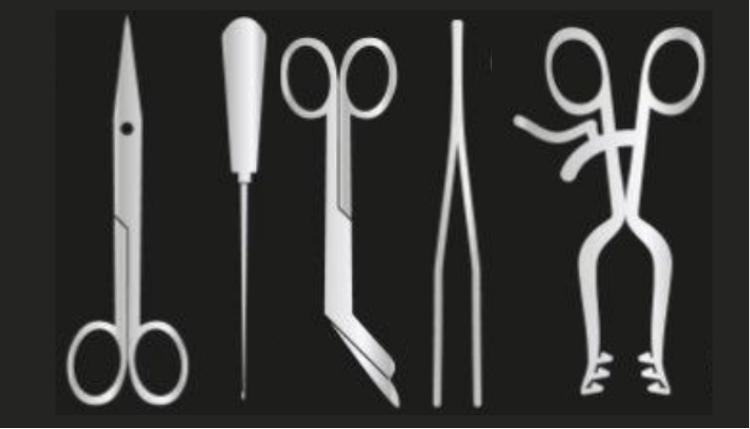
%> input picture 1.png, 750 x 429 px
$ octave --eval "result = labelObjectsAndCreateTable('1.png');"   (GNU Octave 9; MATLAB toolbox functions it lacks are replaced by stand-ins)
%> lines starting %> are read from the running program, lines starting %| are printed output that depends on the picture; in (x1, y1, x2, y2) boxes, pixels count from 0 and x2, y2 are one past the last pixel; in counts of white or black regions, pixels touching at a corner belong together; the program's own positions count from 1
function [labeledImg, propertiesTable] = labelObjectsAndCreateTable(imageFile)
%> called with imageFile = '1.png'
    % Load the image
    img = imread(imageFile);
%> img is the input picture: size 429x750x3 uint8; mean R, G, B 57.7, 57.7, 56.1

    % Convert to grayscale if the image is in color
    if size(img, 3) == 3
        img = rgb2gray(img);
%> img: size 429x750 uint8
    end

    % Apply thresholding to create a binary image
    threshold = graythresh(img);
%> threshold = 0.447
    binaryImage = imbinarize(img, threshold);
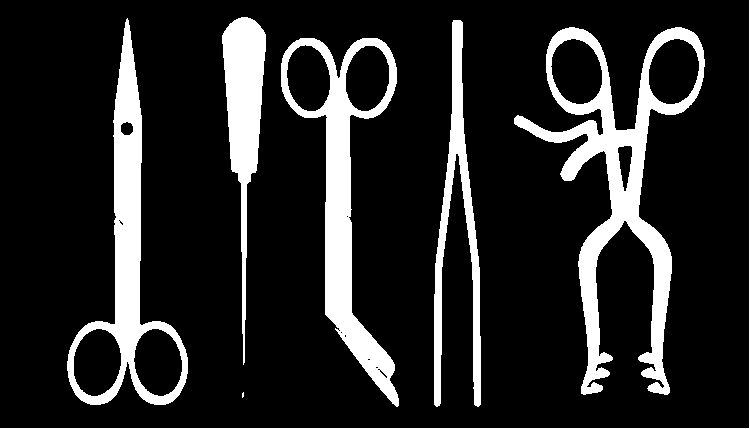
%> binaryImage: size 429x750 logical; 15.3% white; 7 white regions (1 under 20 px), largest, box (x1, y1, x2, y2) and area: (514, 27, 705, 395) 15346, (281, 38, 399, 407) 10745, (67, 18, 188, 405) 10242, (222, 17, 266, 365) 6246, (434, 20, 481, 407) 5410, (0, 0, 750, 429) 1178

    % Remove small objects
    binaryImage = bwareaopen(binaryImage, 50);
%> binaryImage: size 429x750 logical; 15.3% white; 6 white regions

    % Label connected components
    labeledImg = bwlabel(binaryImage);
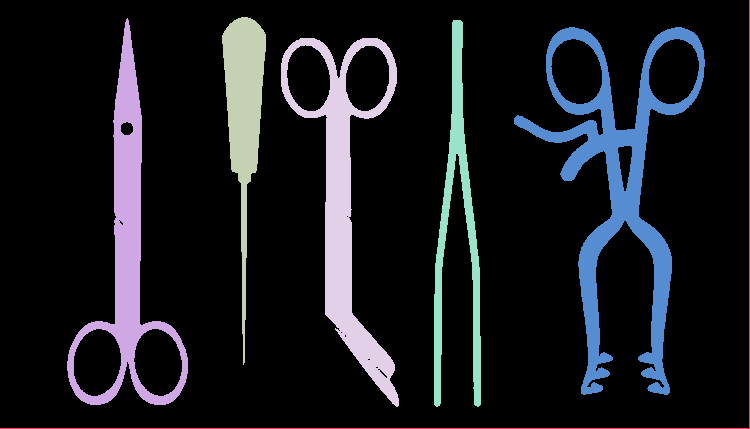
%> labeledImg: size 429x750 double; 7 distinct labels, from 0 to 6; one colour per label, 0 black

    % Use regionprops to measure properties of each object
    props = regionprops(labeledImg, 'Area', 'Perimeter', 'Centroid', 'BoundingBox');
%> props = 6 regions; largest, box (x1, y1, x2, y2), Area, Centroid and Perimeter: (514, 27, 705, 395) 15346 [619.1 191.9] 1979.3, (281, 38, 399, 407) 10745 [345.5 204.7] 994.1, (67, 18, 188, 405) 10242 [128.2 246.2] 986.7, (222, 17, 266, 365) 6246 [244.7 113.9] 720.9

    % Extract properties
    areas = [props.Area];
%> areas = [1178 10242 6246 10745 5410 15346]
    perimeters = [props.Perimeter];
%> perimeters = [2306.1 986.7 720.9 994.1 1285.1 1979.3]
    centroids = vertcat(props.Centroid); % Combine centroids into a matrix
%> centroids = [511.6 351.1; 128.2 246.2; 244.7 113.9; 345.5 204.7; 458 224.4; 619.1 191.9]
    boundingBoxes = vertcat(props.BoundingBox); % Combine bounding boxes into a matrix
%> boundingBoxes = [0.5 0.5 750 429; 67.5 18.5 121 387; 222.5 17.5 44 348; 281.5 38.5 118 369; 434.5 20.5 47 387; 514.5 27.5 191 368]

    % Remove the first object
    areas(1) = [];
    perimeters(1) = [];
    centroids(1, :) = [];
    boundingBoxes(1, :) = [];
    props(1) = []; % Remove the first element from the props array

    % Display the original image with bounding boxes
    imshow(img);
    hold on;

    % Loop through each object and draw bounding boxes
    for k = 1:length(props)
        % Draw the bounding box
        rectangle('Position', boundingBoxes(k, :), 'EdgeColor', 'r', 'LineWidth', 2);

        % Label the object with its index
        text(centroids(k, 1), centroids(k, 2), num2str(k), 'Color', 'yellow', 'FontSize', 12, 'FontWeight', 'bold', 'HorizontalAlignment', 'center');
    end
%> this loop made 5 passes

    hold off;

    % Create a table with the properties
    propertiesTable = table(boundingBoxes, areas', perimeters', centroids(:,1), centroids(:,2), ...
                            'VariableNames', {'BoundingBox', 'Area', 'Perimeter', 'CentroidX', 'CentroidY'});
%> propertiesTable = 5 regions; largest, box (x1, y1, x2, y2), Area, Perimeter, CentroidX and CentroidY: (514, 27, 705, 395) 15346 1979.3 619.1 191.9, (281, 38, 399, 407) 10745 994.1 345.5 204.7, (67, 18, 188, 405) 10242 986.7 128.2 246.2, (222, 17, 266, 365) 6246 720.9 244.7 113.9
%> `result = labelObjectsAndCreateTable('1.png');`:
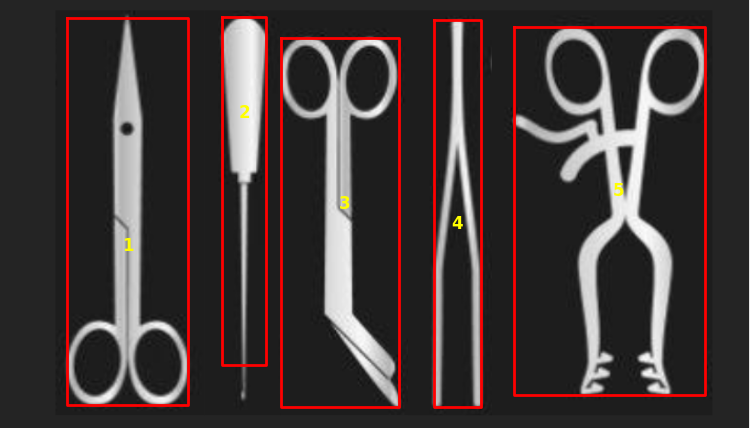
%> figure redrawn from the program's plot data
end

$ run again, on 10.png
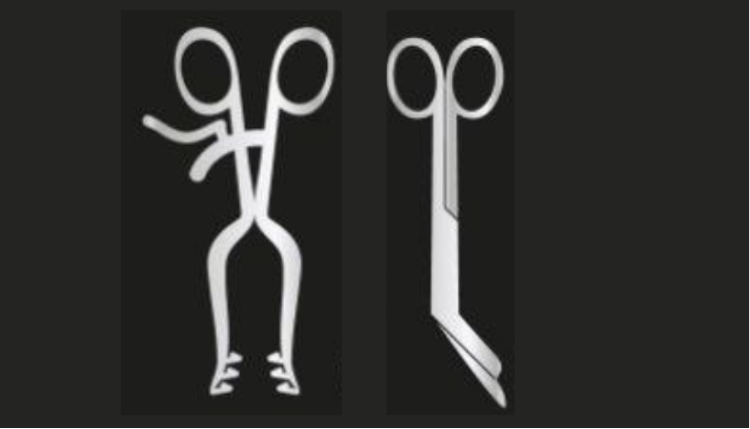
%> input picture 10.png, 750 x 429 px
%> in labelObjectsAndCreateTable, img is the input picture: size 429x750x3 uint8; mean R, G, B 48.5, 48.5, 46.7
%> img: size 429x750 uint8
%> threshold = 0.463
%> binaryImage: size 429x750 logical; 8.4% white; 3 white regions
%> in labelObjectsAndCreateTable, `labeledImg = bwlabel(binaryImage);`:
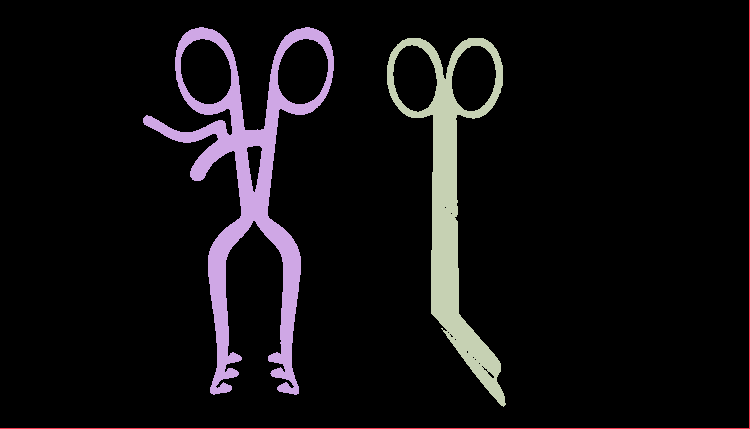
%> labeledImg: size 429x750 double; 4 distinct labels, from 0 to 3; one colour per label, 0 black
%> props = 3 regions; box (x1, y1, x2, y2), Area, Centroid and Perimeter: (143, 27, 334, 395) 15183 [248.2 191.8] 1981, (387, 38, 506, 407) 10664 [451.8 205.2] 1000.5, (0, 0, 750, 429) 1178 [511.6 351.1] 2306.1
%> areas = [1178 15183 10664]
%> perimeters = [2306.1 1981 1000.5]
%> centroids = [511.6 351.1; 248.2 191.8; 451.8 205.2]
%> boundingBoxes = [0.5 0.5 750 429; 143.5 27.5 191 368; 387.5 38.5 119 369]
%> the loop in labelObjectsAndCreateTable, `for k = 1:length(props)` made 2 passes
%> propertiesTable = 2 regions; box (x1, y1, x2, y2), Area, Perimeter, CentroidX and CentroidY: (143, 27, 334, 395) 15183 1981 248.2 191.8, (387, 38, 506, 407) 10664 1000.5 451.8 205.2
%> `result = labelObjectsAndCreateTable('1.png');`:
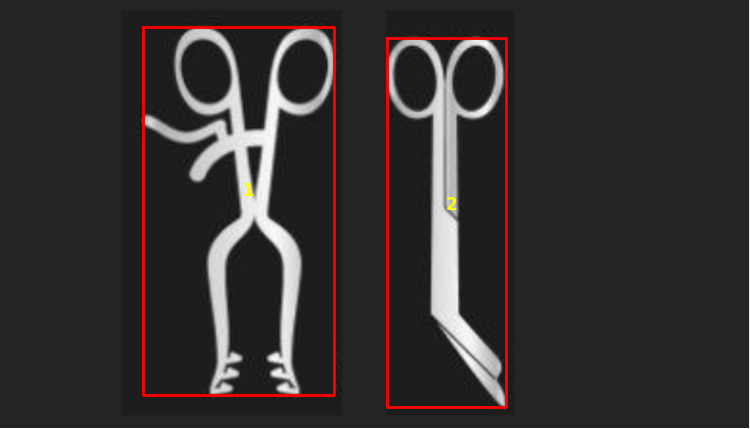
%> figure redrawn from the program's plot data

$ run again, on 2.png
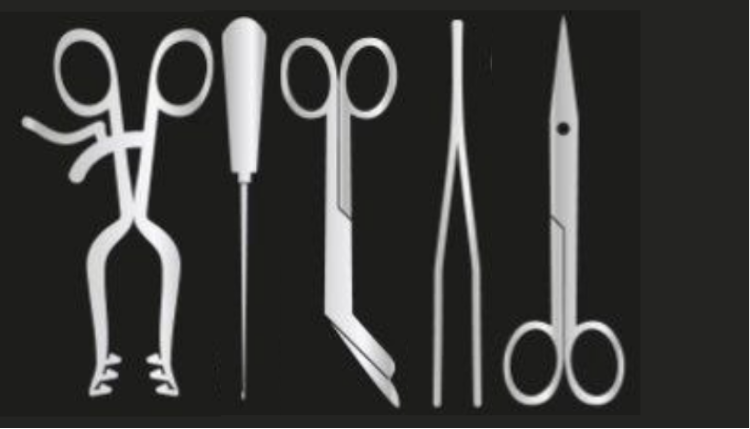
%> input picture 2.png, 750 x 429 px
%> in labelObjectsAndCreateTable, img is the input picture: size 429x750x3 uint8; mean R, G, B 57.9, 57.9, 56.2
%> img: size 429x750 uint8
%> threshold = 0.447
%> in labelObjectsAndCreateTable, `labeledImg = bwlabel(binaryImage);`:
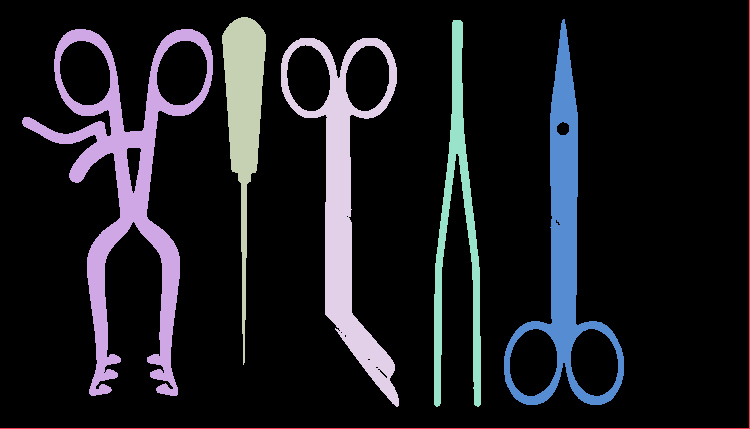
%> labeledImg: size 429x750 double; 7 distinct labels, from 0 to 6; one colour per label, 0 black
%> props = 6 regions; largest, box (x1, y1, x2, y2), Area, Centroid and Perimeter: (22, 29, 213, 396) 15361 [127.4 192.9] 1975.7, (281, 38, 399, 407) 10745 [345.5 204.7] 994.1, (504, 19, 624, 405) 10262 [564.5 246.1] 983.5, (222, 17, 266, 365) 6246 [244.7 113.9] 720.9
%> areas = [1178 15361 6246 10745 5410 10262]
%> perimeters = [2306.1 1975.7 720.9 994.1 1285.1 983.5]
%> centroids = [511.6 351.1; 127.4 192.9; 244.7 113.9; 345.5 204.7; 458 224.4; 564.5 246.1]
%> boundingBoxes = [0.5 0.5 750 429; 22.5 29.5 191 367; 222.5 17.5 44 348; 281.5 38.5 118 369; 434.5 20.5 47 387; 504.5 19.5 120 386]
%> the loop in labelObjectsAndCreateTable, `for k = 1:length(props)` made 5 passes
%> propertiesTable = 5 regions; largest, box (x1, y1, x2, y2), Area, Perimeter, CentroidX and CentroidY: (22, 29, 213, 396) 15361 1975.7 127.4 192.9, (281, 38, 399, 407) 10745 994.1 345.5 204.7, (504, 19, 624, 405) 10262 983.5 564.5 246.1, (222, 17, 266, 365) 6246 720.9 244.7 113.9
%> `result = labelObjectsAndCreateTable('1.png');`:
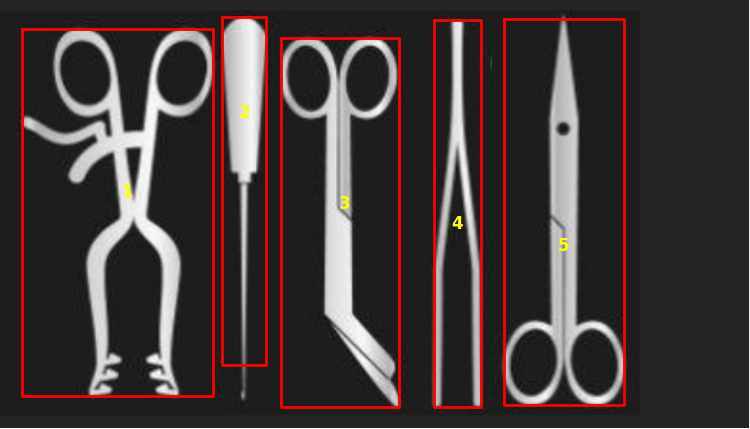
%> figure redrawn from the program's plot data

$ run again, on 3.png
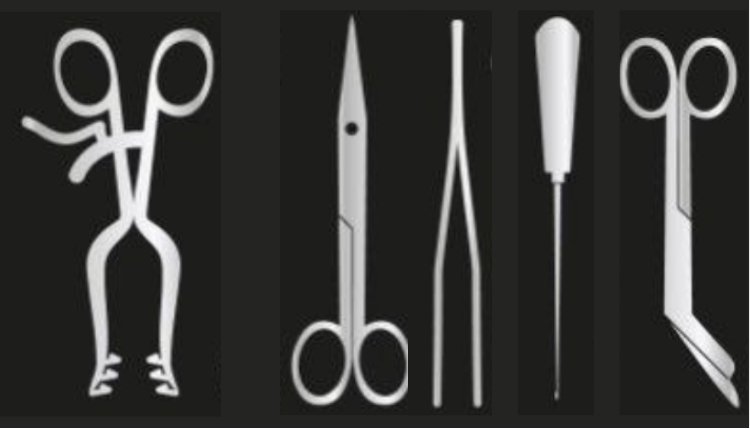
%> input picture 3.png, 750 x 429 px
%> in labelObjectsAndCreateTable, img is the input picture: size 429x750x3 uint8; mean R, G, B 57.8, 57.8, 56.2
%> img: size 429x750 uint8
%> threshold = 0.447
%> in labelObjectsAndCreateTable, `labeledImg = bwlabel(binaryImage);`:
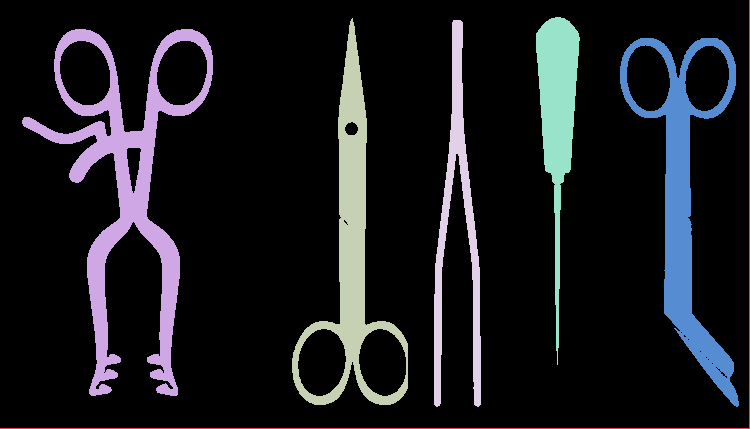
%> labeledImg: size 429x750 double; 7 distinct labels, from 0 to 6; one colour per label, 0 black
%> props = 6 regions; largest, box (x1, y1, x2, y2), Area, Centroid and Perimeter: (22, 29, 213, 396) 15361 [127.4 192.9] 1975.7, (620, 38, 739, 407) 10772 [685 204.9] 1001.3, (292, 18, 408, 405) 10123 [352.1 244.6] 984.2, (536, 17, 580, 365) 6237 [558.2 113.9] 721.8
%> areas = [1178 15361 10123 5410 6237 10772]
%> perimeters = [2306.1 1975.7 984.2 1285.1 721.8 1001.3]
%> centroids = [511.6 351.1; 127.4 192.9; 352.1 244.6; 458 224.4; 558.2 113.9; 685 204.9]
%> boundingBoxes = [0.5 0.5 750 429; 22.5 29.5 191 367; 292.5 18.5 116 387; 434.5 20.5 47 387; 536.5 17.5 44 348; 620.5 38.5 119 369]
%> the loop in labelObjectsAndCreateTable, `for k = 1:length(props)` made 5 passes
%> propertiesTable = 5 regions; largest, box (x1, y1, x2, y2), Area, Perimeter, CentroidX and CentroidY: (22, 29, 213, 396) 15361 1975.7 127.4 192.9, (620, 38, 739, 407) 10772 1001.3 685 204.9, (292, 18, 408, 405) 10123 984.2 352.1 244.6, (536, 17, 580, 365) 6237 721.8 558.2 113.9
%> `result = labelObjectsAndCreateTable('1.png');`:
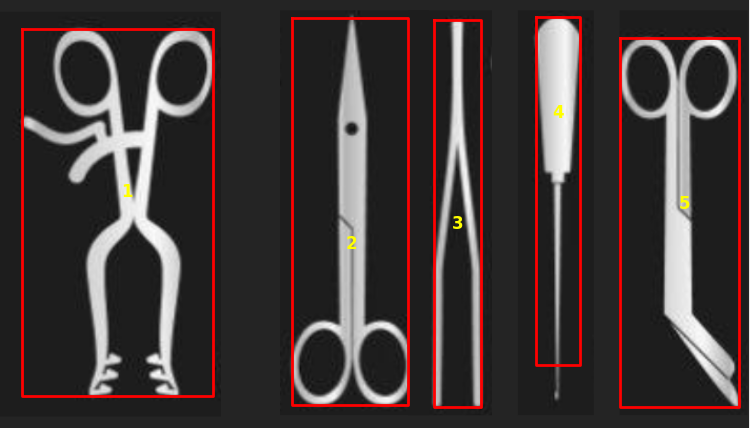
%> figure redrawn from the program's plot data
